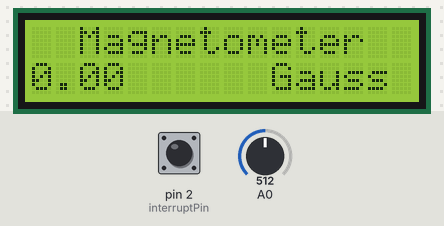
A sketch run on a simulated Arduino Uno, built with avr-gcc and run on an emulated ATmega328P. On the bench: 16×2 character LCD. Inputs (shaded band) come from the test bench; at power-on: A0 = 512, pin 2 (interruptPin) HIGH.

Above: at 1.2 s.
1.3 s: A0 set to 478
At 3.3 s:
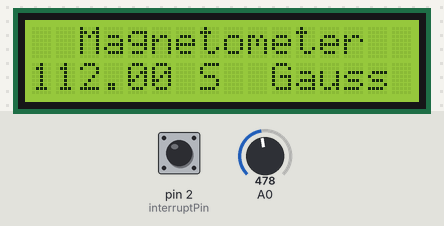
3.6 s: pin 2 (interruptPin) pulled LOW for 1.25 s
At 4.9 s:
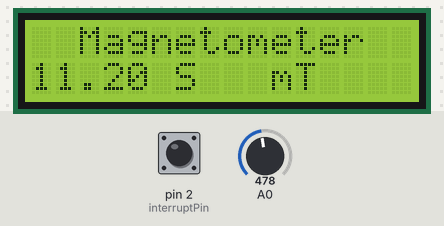
6.3 s: A0 set to 500
At 8.4 s:
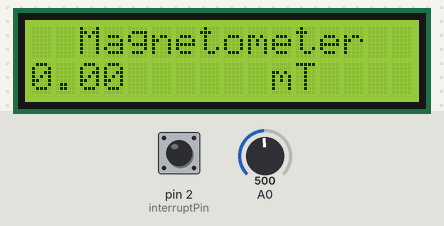
8.8 s: A0 set to 522
10.6 s: A0 set to 558
At 12.5 s:
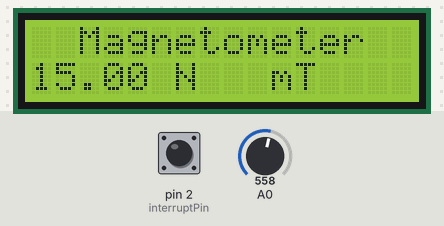
12.9 s: pin 2 (interruptPin) pulled LOW for 1.25 s
At 14.0 s:
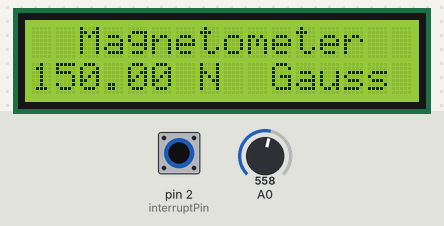
Timing chart, 0 to 15.9 s (numbered marks = the images above; inputs shaded):
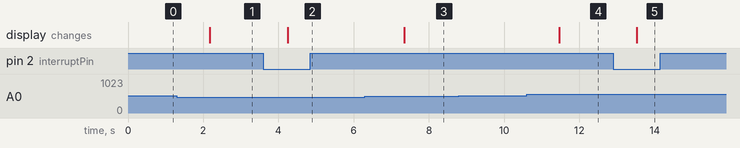

Measured:
- the behaviour switches between 491 and 490 on A0 (found by bisection; images 0 and 1)
- the behaviour switches between 539 and 540 on A0 (found by bisection; images 3 and 4)
- after the input at 1.3 s, the display: changes after 0.88 s (image 1)
- after the input at 3.6 s, the display: changes after 0.64 s (image 2)
- after the input at 6.3 s, the display: changes after 1.0 s (image 3)
- after the input at 8.8 s, every drawn part: stays the same
- after the input at 10.6 s, the display: changes after 0.87 s (image 4)
- after the input at 12.9 s, the display: changes after 0.63 s (image 5)

The sketch:

final_code.ino
```cpp
//Libraries for LCD and I2C Modules
#include <Wire.h>
#include <LiquidCrystal_I2C.h>

const byte interruptPin = 2; //Button on pin 2 for unit change
volatile byte mode = LOW; //variable for remembering current unit

LiquidCrystal_I2C lcd(0x27, 16, 2); // Set the LCD address to 0x27 for a 16 chars and 2 line display

//variables for magnitude and North South directions
float gauss;
float mT;
char NS;
int aValue; //for raw analog sensor value

void setup(){
  pinMode(interruptPin, INPUT_PULLUP); //pin 2 is HIGH when nothing connected
  attachInterrupt(digitalPinToInterrupt(interruptPin), change_unit, FALLING); //assigning an ISR for pin 2 state change

  //Serial.begin(9600); //Uncomment for serial monitor display

  lcd.begin(); // initialize the LCD
  lcd.backlight(); // Turn on the blacklight.
  lcd.home(); //Cursor set at 1st row 1st column
  lcd.print("  Magnetometer  ");
}


void loop(){
  aValue =analogRead(0);
  if ((aValue > 490) && (aValue < 540)) //Ananlog value floats between 490 and 540 when no magnet present
  {
    aValue=512;  //ideal value for 0 magnetic field according to datasheet
  }

  //x = map(aValue, 0, 1024, 0, XRANGE); //Uncomment for serial monitor display

  gauss = map(aValue, 206, 818, -1000, 1000); //scaling according to datasheet (1V=-1000 gauss 4V= 1000 gauss)


  //direction according to sign
  if (gauss<0){
    NS = 'S';
    gauss *= -1;}
  else if(gauss>0){NS='N';}
  else if(gauss==0){NS=' ';}

  mT=gauss/10.0; //gauss to millitesla conversion

  //printing the value according to button/unit state
  if (mode==LOW){
    lcd.setCursor(0,1);
    lcd.print("                ");
    lcd.setCursor(0,1);
    lcd.print(gauss);
    lcd.print(" ");
    lcd.print(NS);
    lcd.setCursor(9,1);
    lcd.print(" Gauss   ");
    }


  //printing the value according to button/unit state
  else if (mode == HIGH){
    lcd.setCursor(0,1);
    lcd.print("                ");
    lcd.setCursor(0,1);
    lcd.print(mT);
    lcd.print(" ");
    lcd.print(NS);
    lcd.setCursor(9,1);
    lcd.print(" mT      ");
    }


//Uncomment for serial monitor display
//  Serial.print("|");
//  for (int i=0;i<x;i++){
//    if(i==XRANGE/2-1)Serial.print("|");
//    else Serial.print("-");
//  }
//  Serial.print("O");
//  for (int i=x+1;i<XRANGE;i++){
//    if(i==XRANGE/2-1)Serial.print("|");
//    else Serial.print("-");
//  }
//  Serial.print("|");
//Serial.print(gss);
//  Serial.println("  Gauss");


 delay(1000);
}

//Function to run when interrupt occurs (ISR)
void change_unit() {
  mode = !mode;
}
```
